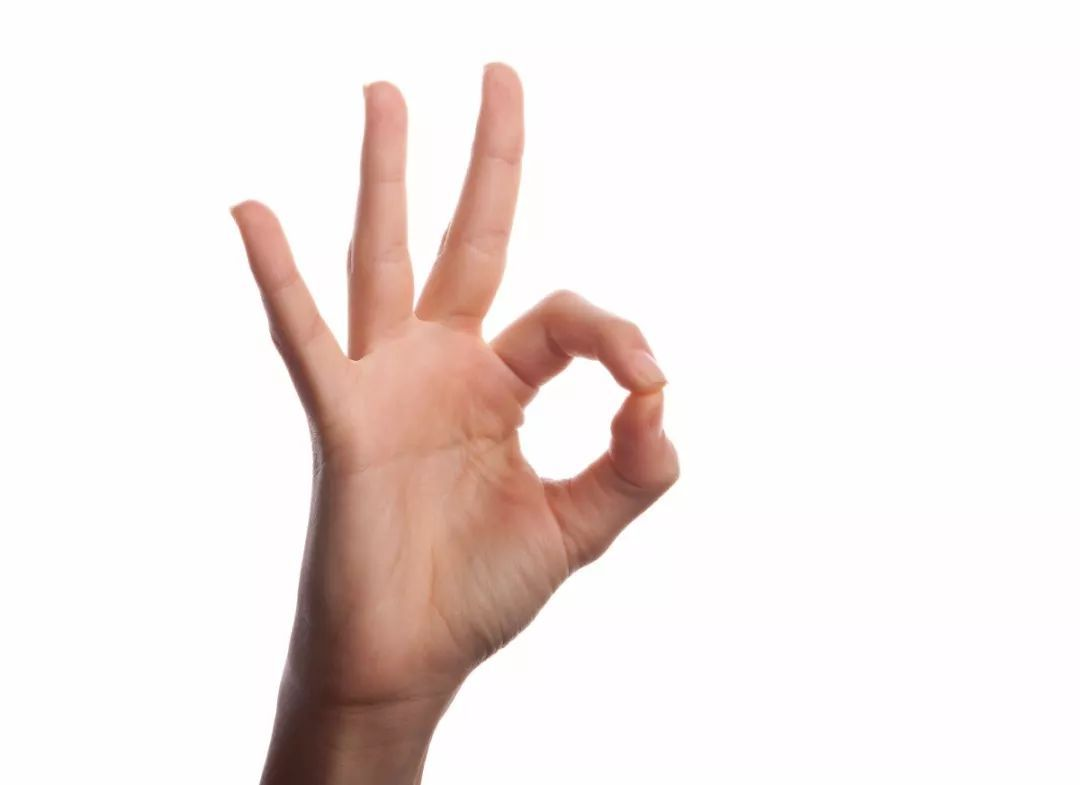
#> input picture opencv/hand recog/3.jpg, 1080 x 785 px
$ python cvtcolor.py
#> lines starting #> are read from the running program, lines starting #| are printed output that depends on the picture
import cv2


img1 = cv2.imread("3.jpg")
#> img1 is the input picture: shape (785, 1080, 3); mean B, G, R 228.1, 230.6, 240.9
img_ret2 = cv2.cvtColor(img1,cv2.COLOR_BGRA2BGR)
img_ret = cv2.cvtColor(img1,cv2.COLOR_BGR2HSV)
#> img_ret: shape (785, 1080, 3); mean H, S, V 62.4, 19, 240.9
img_ret1 = cv2.cvtColor(img1,cv2.COLOR_BGR2GRAY)
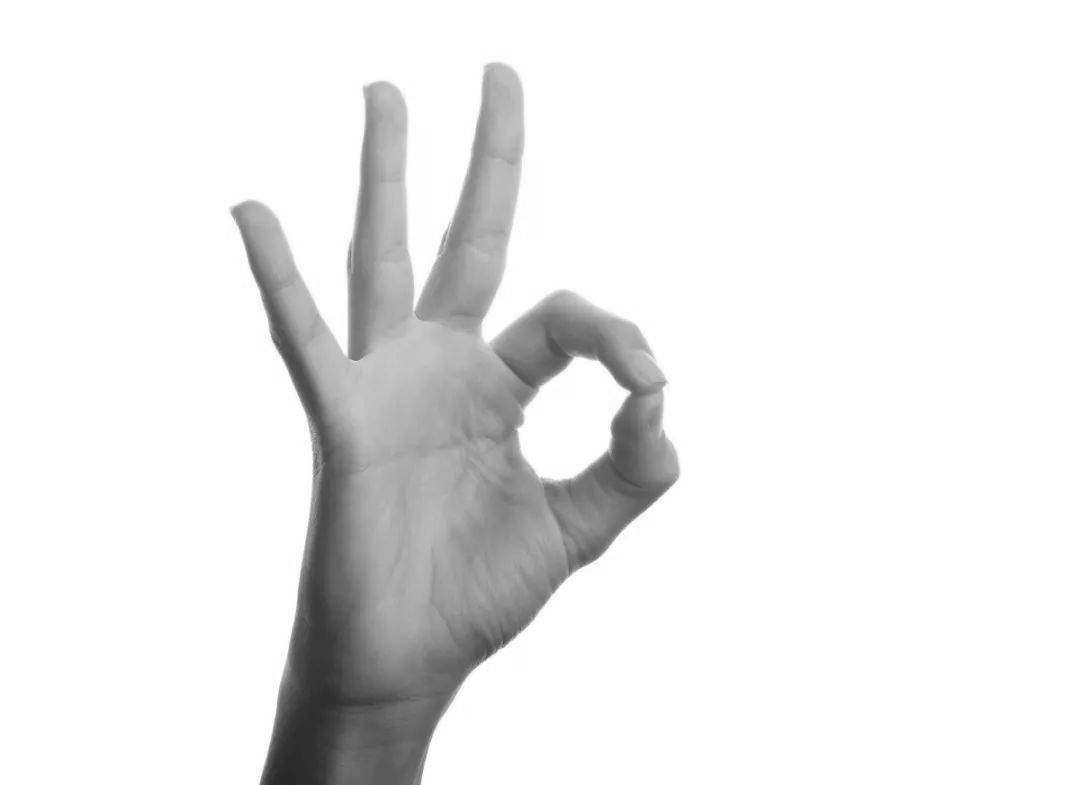
#> img_ret1: shape (785, 1080); min 40, max 255, mean 233.5

cv2.namedWindow("source",0)
cv2.resizeWindow("source",400,400)

cv2.imshow('source',img1)
cv2.namedWindow("BGRcolor",0)
cv2.resizeWindow("BGRcolor",400,400)
cv2.imshow('BGRcolor',img_ret2)
cv2.namedWindow("HSV",0)
cv2.resizeWindow("HSV",400,400)
cv2.imshow('HSV',img_ret)
cv2.namedWindow("GRAY",0)
cv2.resizeWindow("GRAY",400,400)
cv2.imshow('GRAY',img_ret1)
cv2.waitKey(0)

$ run again, with opencv/hand recog/New_5_1.5_j.jpg copied over opencv/hand recog/3.jpg
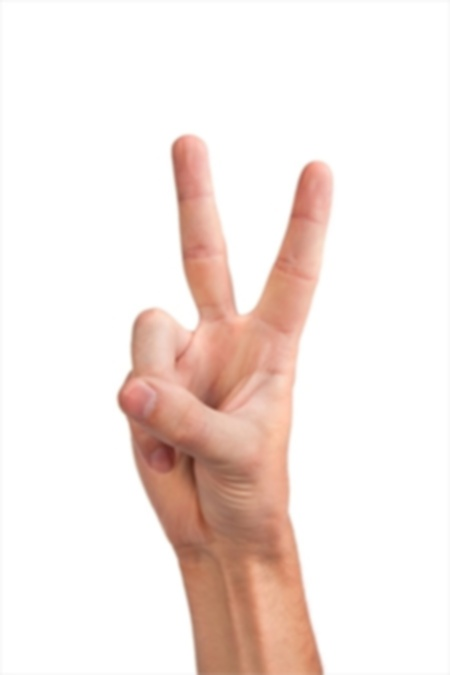
#> input picture opencv/hand recog/New_5_1.5_j.jpg, 450 x 675 px
#> img1 is the input picture: shape (675, 450, 3); mean B, G, R 227.2, 232, 244.6
#> img_ret: shape (675, 450, 3); mean H, S, V 3.8, 21.8, 244.6
#> `img_ret1 = cv2.cvtColor(img1,cv2.COLOR_BGR2GRAY)`:
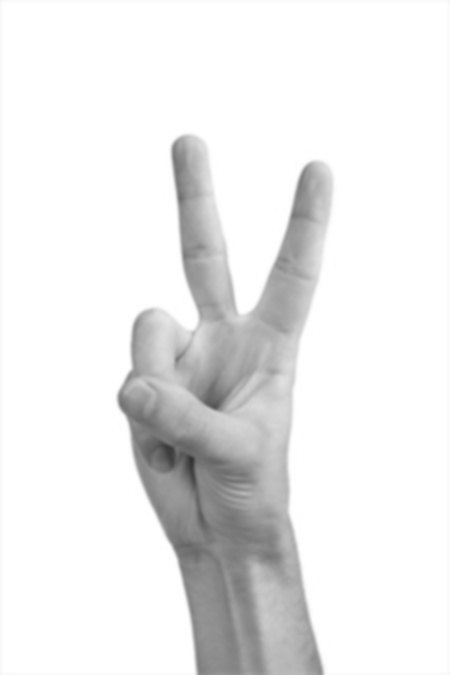
#> img_ret1: shape (675, 450); min 50, max 255, mean 235.2
